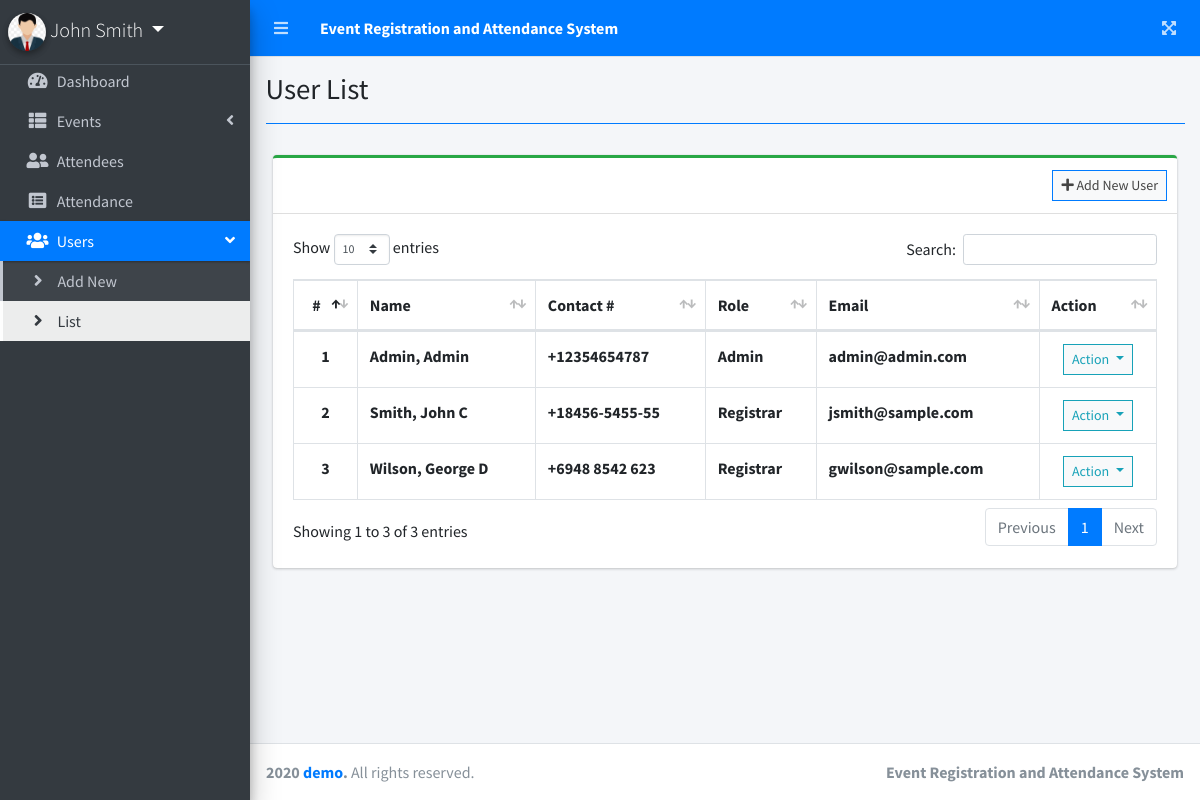
The app's page /admin/index.php?page=user_list (signed in) with its own data.
### tables this page shows
CREATE TABLE `users` (
  `id` int(30) NOT NULL,
  `firstname` varchar(200) NOT NULL,
  `lastname` varchar(200) NOT NULL,
  `middlename` varchar(200) NOT NULL,
  `contact` varchar(100) NOT NULL,
  `address` text NOT NULL,
  `email` varchar(200) NOT NULL,
  `password` text NOT NULL,
  `type` tinyint(1) NOT NULL DEFAULT 2 COMMENT '1=Admin,2= users',
  `avatar` text NOT NULL,
  `date_created` datetime NOT NULL DEFAULT current_timestamp()
);

### admin/user_list.php (the view, shortened to what this page needs)
<?php include'db_connect.php' ?>
<div class="col-lg-12">
	<div class="card card-outline card-success">
		<div class="card-header">
			<div class="card-tools">
				<a class="btn btn-block btn-sm btn-default btn-flat border-primary" href="./index.php?page=new_user"><i class="fa fa-plus"></i> Add New User</a>
			</div>
		</div>
		<div class="card-body">
			<table class="table tabe-hover table-bordered" id="list">
				<thead>
					<tr>
						<th class="text-center">#</th>
						<th>Name</th>
						<th>Contact #</th>
						<th>Role</th>
						<th>Email</th>
						<th>Action</th>
					</tr>
				</thead>
				<tbody>
					<?php
					$i = 1;
					$type = array('',"Admin","Registrar");
					$qry = $conn->query("SELECT *,concat(lastname,', ',firstname,' ',middlename) as name FROM users order by concat(lastname,', ',firstname,' ',middlename) asc");
					while($row= $qry->fetch_assoc()):
					?>
					<tr>
						<th class="text-center"><?php echo $i++ ?></th>
						<td><b><?php echo ucwords($row['name']) ?></b></td>
						<td><b><?php echo $row['contact'] ?></b></td>
						<td><b><?php echo $type[$row['type']] ?></b></td>
						<td><b><?php echo $row['email'] ?></b></td>
						<td class="text-center">
							<button type="button" class="btn btn-default btn-sm btn-flat border-info wave-effect text-info dropdown-toggle" data-toggle="dropdown" aria-expanded="true">
		                      Action
		                    </button>
						</td>
					</tr>
				<?php endwhile; ?>
				</tbody>
			</table>
		</div>
	</div>
</div>

### admin/index.php (shortened to what this page needs)
<!DOCTYPE html>
<html lang="en">
<?php
	include 'header.php'
?>
<body class="hold-transition sidebar-mini layout-fixed layout-navbar-fixed layout-footer-fixed">
<div class="wrapper">
  <?php include 'topbar.php' ?>
  <?php include 'sidebar.php' ?>
  <div class="content-wrapper">
    <div class="content-header">
      <div class="container-fluid">
        <div class="row mb-2">
          <div class="col-sm-6">
            <h1 class="m-0"><?php echo $title ?></h1>
          </div>
        </div>
            <hr class="border-primary">
      </div>
    </div>
    <section class="content">
      <div class="container-fluid">
         <?php
            $page = isset($_GET['page']) ? $_GET['page'] : 'home';
            if(!file_exists($page.".php")){
                include '404.html';
            }else{
            include $page.'.php';
            }
          ?>
      </div>
    </section>
  </div>
  <footer class="main-footer">
    <strong>2020 <a href="https://1sourcecodr.blogspot.com/">demo</a>.</strong>
    All rights reserved.
    <div class="float-right d-none d-sm-inline-block">
      <b>Event Registration and Attendance System</b>
    </div>
  </footer>
</div>
</body>
</html>

### admin/header.php (shortened to what this page needs)
<head>
  <?php
  $title = isset($_GET['page']) ? ucwords(str_replace("_", ' ', $_GET['page'])) : "Home";
  ?>
  <link rel="stylesheet" href="../assets/plugins/fontawesome-free/css/all.min.css">
  <link rel="stylesheet" href="../assets/plugins/overlayScrollbars/css/OverlayScrollbars.min.css">
  <link rel="stylesheet" href="../assets/plugins/datatables-bs4/css/dataTables.bootstrap4.min.css">
  <link rel="stylesheet" href="../assets/plugins/datatables-responsive/css/responsive.bootstrap4.min.css">
  <link rel="stylesheet" href="../assets/plugins/datatables-buttons/css/buttons.bootstrap4.min.css">
  <link rel="stylesheet" href="../assets/plugins/select2/css/select2.min.css">
  <link rel="stylesheet" href="../assets/plugins/select2-bootstrap4-theme/select2-bootstrap4.min.css">
  <link rel="stylesheet" href="../assets/plugins/sweetalert2-theme-bootstrap-4/bootstrap-4.min.css">
  <link rel="stylesheet" href="../assets/plugins/toastr/toastr.min.css">
  <link rel="stylesheet" href="../assets/plugins/dropzone/min/dropzone.min.css">
  <link rel="stylesheet" href="../assets/dist/css/jquery.datetimepicker.min.css">
  <link rel="stylesheet" href="../assets/plugins/icheck-bootstrap/icheck-bootstrap.min.css">
  <link rel="stylesheet" href="../assets/plugins/bootstrap4-toggle/css/bootstrap4-toggle.min.css">
  <link rel="stylesheet" href="../assets/dist/css/adminlte.min.css">
  <link rel="stylesheet" href="../assets/dist/css/styles.css">
  <link rel="stylesheet" href="../assets/plugins/summernote/summernote-bs4.min.css">
</head>

### admin/topbar.php
<nav class="main-header navbar navbar-expand navbar-primary navbar-dark ">
  <ul class="navbar-nav">
    <?php if(isset($_SESSION['login_id'])): ?>
    <li class="nav-item">
      <a class="nav-link" data-widget="pushmenu" href="" role="button"><i class="fas fa-bars"></i></a>
    </li>
  <?php endif; ?>
    <li>
      <a class="nav-link text-white"  href="./" role="button"> <large><b>Event Registration and Attendance System</b></large></a>
    </li>
  </ul>
  <ul class="navbar-nav ml-auto">
    <li class="nav-item">
      <a class="nav-link" data-widget="fullscreen" href="#" role="button">
        <i class="fas fa-expand-arrows-alt"></i>
      </a>
    </li>
  </ul>
</nav>

### admin/sidebar.php (shortened to what this page needs)
<aside class="main-sidebar sidebar-dark-primary elevation-4">
  <div class="dropdown">
 	<a href="javascript:void(0)" class="brand-link dropdown-toggle" data-toggle="dropdown" aria-expanded="true">
      <?php if(empty($_SESSION['login_avatar'])): ?>
      <span class="brand-image img-circle elevation-3 d-flex justify-content-center align-items-center bg-primary text-white font-weight-500" style="width: 38px;height:50px"><?php echo strtoupper(substr($_SESSION['login_firstname'], 0,1).substr($_SESSION['login_lastname'], 0,1)) ?></span>
      <?php else: ?>
        <span class="image">
          <img src="../assets/uploads/<?php echo $_SESSION['login_avatar'] ?>" style="width: 38px;height:38px" class="img-circle elevation-2" alt="User Image">
        </span>
      <?php endif; ?>
      <span class="brand-text font-weight-light"><?php echo ucwords($_SESSION['login_firstname'].' '.$_SESSION['login_lastname']) ?></span>
    </a>
  </div>
  <div class="sidebar">
    <nav class="mt-2">
      <ul class="nav nav-pills nav-sidebar flex-column nav-flat" data-widget="treeview" role="menu" data-accordion="false">
        <li class="nav-item dropdown">
          <a href="./" class="nav-link nav-home">
            <i class="nav-icon fas fa-tachometer-alt"></i>
            <p>
              Dashboard
            </p>
          </a>
        </li>
        <li class="nav-item">
          <a href="#" class="nav-link nav-is-tree nav-edit_event nav-view_event">
            <i class="nav-icon fa fa-th-list"></i>
            <p>
              Events
              <i class="right fas fa-angle-left"></i>
            </p>
          </a>
        </li>
        <li class="nav-item dropdown">
          <a href="./index.php?page=attendees" class="nav-link nav-attendees nav-edit_attendee nav-new_attendee nav-view_attendee">
            <i class="nav-icon fas fa-user-friends"></i>
            <p>
              Attendees
            </p>
          </a>
        </li>
        <li class="nav-item dropdown">
          <a href="./index.php?page=attendance" class="nav-link nav-attendance">
            <i class="nav-icon fas fa-list-alt"></i>
            <p>
              Attendance
            </p>
          </a>
        </li>
        <li class="nav-item">
          <a href="#" class="nav-link nav-edit_user">
            <i class="nav-icon fas fa-users"></i>
            <p>
              Users
              <i class="right fas fa-angle-left"></i>
            </p>
          </a>
          <ul class="nav nav-treeview">
            <li class="nav-item">
              <a href="./index.php?page=new_user" class="nav-link nav-new_user tree-item">
                <i class="fas fa-angle-right nav-icon"></i>
                <p>Add New</p>
              </a>
            </li>
            <li class="nav-item">
              <a href="./index.php?page=user_list" class="nav-link nav-user_list tree-item">
                <i class="fas fa-angle-right nav-icon"></i>
                <p>List</p>
              </a>
            </li>
          </ul>
        </li>
      </ul>
    </nav>
  </div>
</aside>

### records on screen
users: name "Admin, Admin", contact "+12354654787", type "Admin", email "admin@admin.com"
users: name "Smith, John C", contact "+18456-5455-55", type "Registrar", email "jsmith@sample.com"
users: name "Wilson, George D", contact "+6948 8542 623", type "Registrar", email "gwilson@sample.com"

### other values on screen
$_SESSION['login_firstname'].' '.$_SESSION['login_lastname'] "John Smith"
$title "User List"
